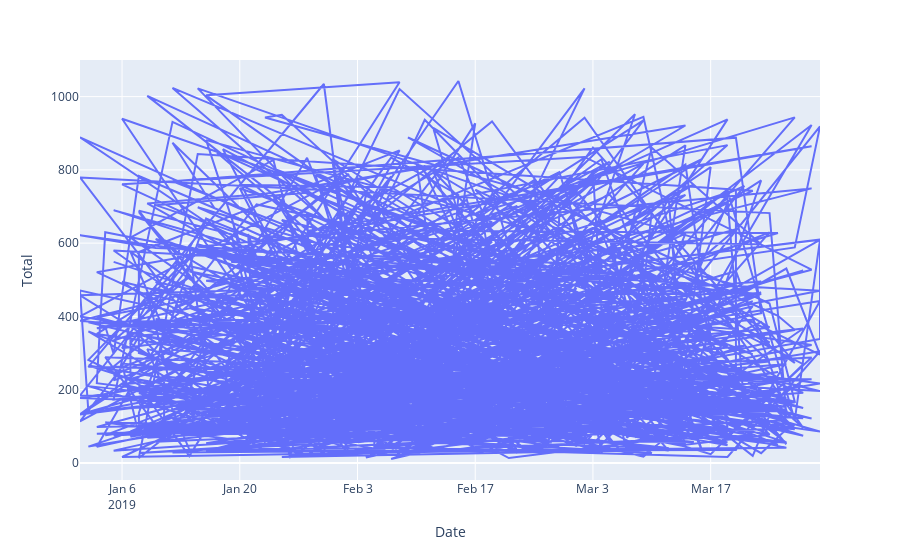

Notebook code for this chart:
### Code cell
px.line(df_supermarket, 'Date', 'Total')

### Figure 1 — Plotly figure (JSON) as saved in the notebook; plotly's stock layout.template omitted (floating-point values rounded to 4 significant figures; data arrays with more than 128 entries replaced by an {"elided": "..."} marker saying what was removed)
{"data": [{"hovertemplate": "Date=%{x}<br>Total=%{y}<extra></extra>", "legendgroup": "", "line": {"color": "#636efa", "dash": "solid"}, "marker": {"symbol": "circle"}, "mode": "lines", "name": "", "orientation": "v", "showlegend": false, "type": "scatter", "x": {"elided": "1000 str values"}, "xaxis": "x", "y": {"elided": "1000 float values"}, "yaxis": "y"}], "layout": {"legend": {"tracegroupgap": 0}, "margin": {"t": 60}, "xaxis": {"anchor": "y", "domain": [0, 1], "title": {"text": "Date"}}, "yaxis": {"anchor": "x", "domain": [0, 1], "title": {"text": "Total"}}}}
